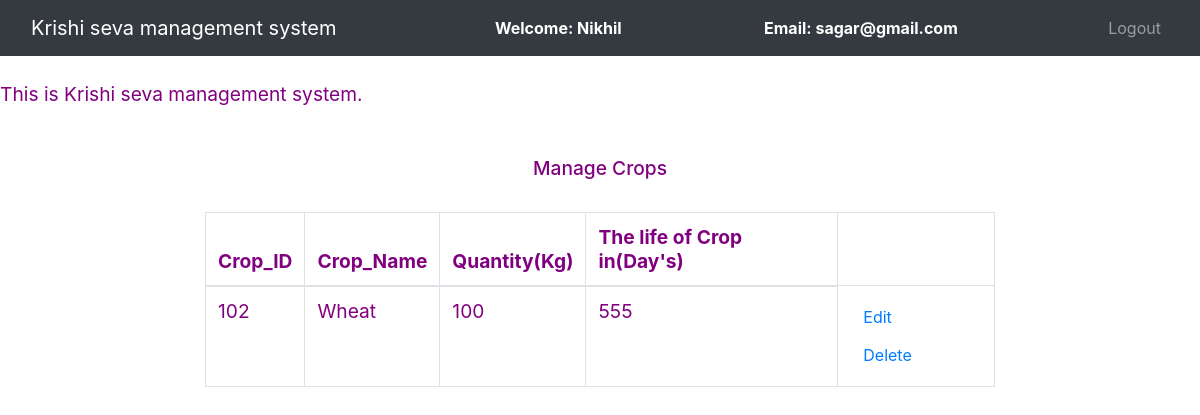
/farmer/manage_crop.php (signed in), run on the app's committed database.
### tables this page shows
CREATE TABLE `crop` (
  `crop_id` int(100) NOT NULL,
  `name` varchar(100) NOT NULL,
  `quantity` varchar(100) NOT NULL,
  `day` int(100) NOT NULL,
  `farmer_id` int(11) NOT NULL
);

### farmer/manage_crop.php (the view, shortened to what this page needs)
<?php
	include '../db_connect.php';
	$id = "";
	$query = "select * from farmer_register where email = '$_SESSION[email]'";
	$query_run = mysqli_query($connection,$query);
	while ($row = mysqli_fetch_assoc($query_run)){
		$id = $row['id'];
	}
?>
<!DOCTYPE html>
<html>
<head>
	<link rel="stylesheet" type="text/css" href="../bootstrap-4.4.1/css/bootstrap.min.css">
</head>
<body background="../image/B5.jpg">
	<nav class="navbar navbar-expand-lg navbar-dark bg-dark">
		<div class="container-fluid">
			<div class="navbar-header">
				<a class="navbar-brand" href="admin_dashboard.php">Krishi seva management system</a>
			</div>
			<font style="color: white"><span><strong>Welcome: <?php echo $_SESSION['name'];?></strong></span></font>
			<font style="color: white"><span><strong>Email: <?php echo $_SESSION['email'];?></strong></font>
		    <ul class="nav navbar-nav navbar-right">
		      <li class="nav-item">
		        <a class="nav-link" href="../logout.php">Logout</a>
		      </li>
		    </ul>
		</div>
	</nav><br>
	<span id="My_Heading"><marquee>This is Krishi seva management system. </marquee></span><br><br>
		<center><h4  id="My_Heading">Manage Crops</h4><br></center>
		<div class="row">
			<div class="col-md-2"></div>
			<div class="col-md-8">
				<table id="My_Heading" class="table table-bordered table-hover">
					<thead>
						<tr>
							<th>Crop_ID</th>
							<th>Crop_Name</th>
							<th>Quantity(Kg)</th>
							<th>The life of Crop in(Day's) </th>
						</tr>
					</thead>
					<?php
						$query = "select * from crop where farmer_id = '$id'";
						$query_run = mysqli_query($connection,$query);
						while ($row = mysqli_fetch_assoc($query_run)){
							?>
							<tr>
								<td><?php echo $row['crop_id'];?></td>
								<td><?php echo $row['name'];?></td>
								<td><?php echo $row['quantity'];?></td>
								<td><?php echo $row['day'];?></td>
								<td><button class="btn" name=""><a href="edit_crop.php?bn=<?php echo $row['crop_id'];?>">Edit</a></button>
								<button class="btn"><a href="delete_crop.php?bn=<?php echo $row['crop_id'];?>">Delete</a></button></td>
							</tr>
							<?php
						}
					?>
				</table>
			</div>
			<div class="col-md-2"></div>
		</div>
</body>
</html>

### farmer/manage_crop.php (style rules this page uses)
#My_Heading { color: purple; font-size:120%; }
body { background-image: url('https://thumbs.dreamstime.com/b/wheat-ears-border-burlap-background-old-42582235.jpg'); background-repeat: no-repeat; background-attachment: fixed; background-size: cover; }

### data on the page
crop: crop_id "102", name "Wheat", quantity "100", day "555"

### other printed values
$_SESSION['name'] "Nikhil"
$_SESSION['email'] "sagar@gmail.com"
